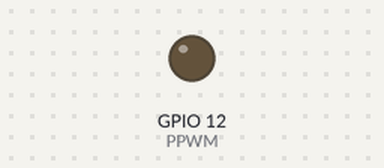
Bench run of a program on a simulated Raspberry Pi (BCM pin numbers). Shown: output pins drawn as LEDs (lit = HIGH).

Above: at 0.05 s.
At 1.85 s:
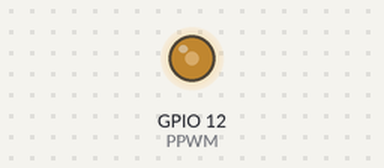
At 3.7 s:
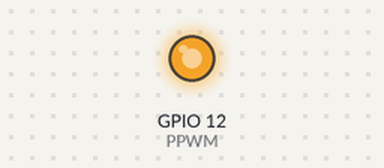
At 7.4 s:
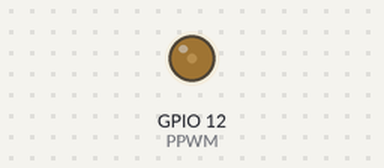
Timing chart, 0 to 10.4 s (numbered marks = the images above):
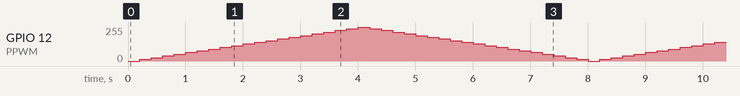

The program:

pwm.py
```python
import RPi.GPIO as GPIO
from time import*

GPIO.setwarnings(False)

GPIO.setmode(GPIO.BCM)

PPWM = 12
GPIO.setup(PPWM, GPIO.OUT)
led= GPIO.PWM(PPWM, 50) #Para crear una instancia de PWM (Canal,frecuencia)
led.start(0) #inicilizar valor en dc del PWM
t=0
try:
 while True:
  while t < 100:
   led.ChangeDutyCycle(t) # Para cambiar el ciclo de trabajo de 0 a 100
   t+=5
   sleep(0.2)
  while t > 0:
   led.ChangeDutyCycle(t) # Para cambiar el ciclo de trabajo de 0 a 100
   t-=5
   sleep(0.2)
except Exception as e:
 print()
 print("Error:", e.__class__)
 print("bye")
except(KeyboardInterrupt):
 print()
 print("bye")

GPIO.cleanup()
```
